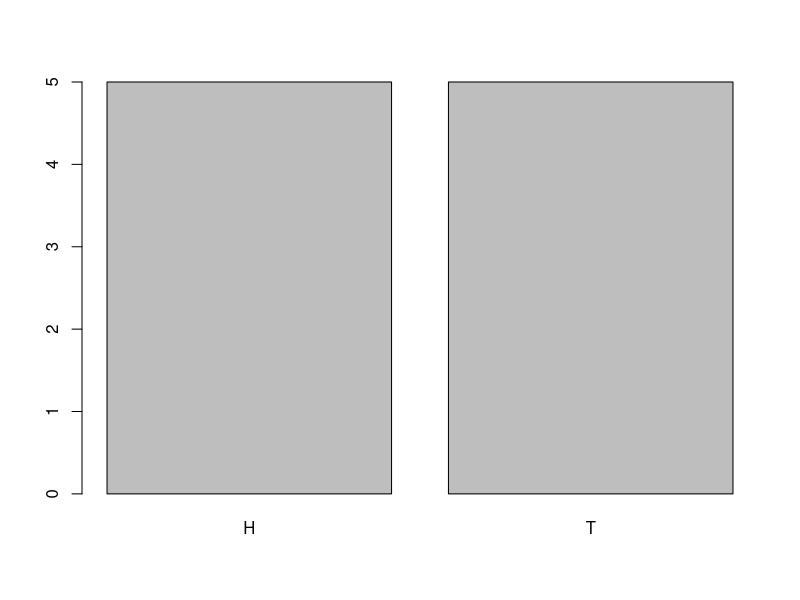
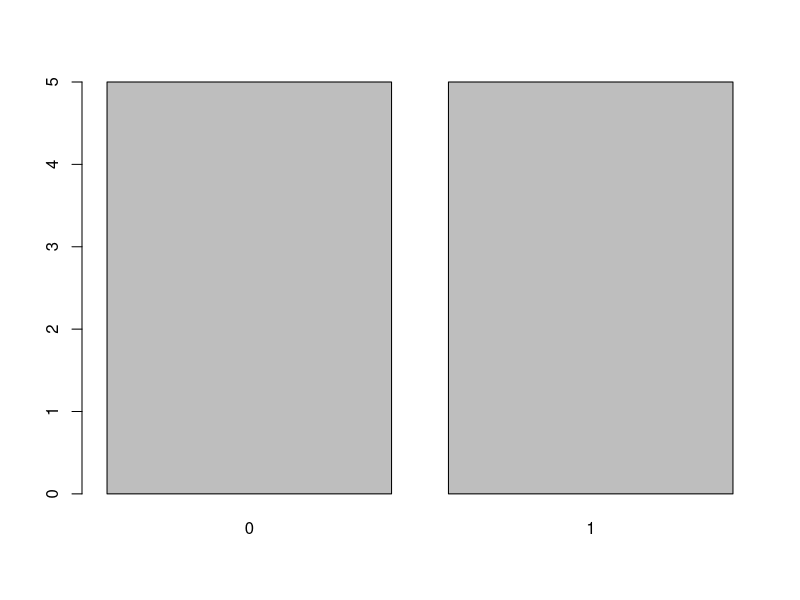
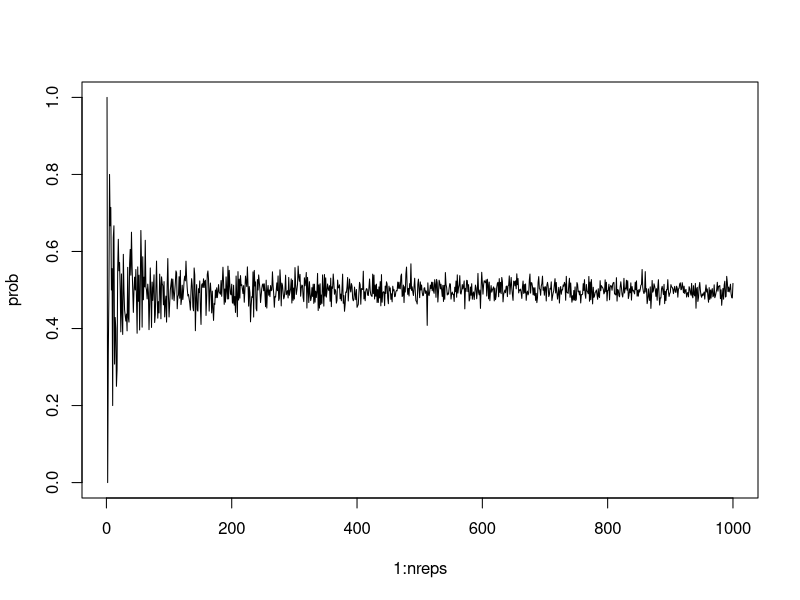
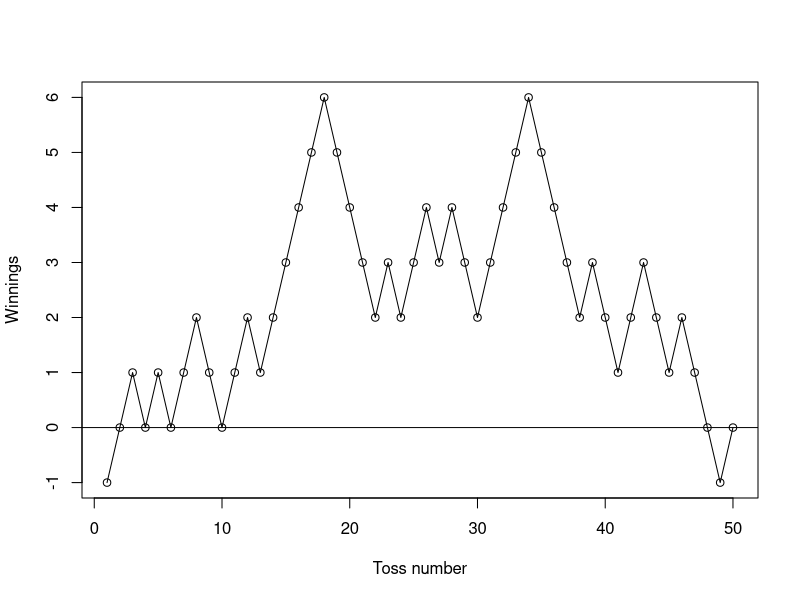

Here is the R script that generated these plots, in order:
## ---- chunk 1
knitr::opts_chunk$set(echo = TRUE)
## ---- chunk 2
bfcolor <- function(x, color) {
  if (knitr::is_latex_output()) {
    sprintf("\\textcolor{%s}{\\textbf{%s}}", color, x)
  } else if (knitr::is_html_output()) {
    sprintf("<span style='color: %s;'><b>%s</b></span>", color, x)
  } else x
}
## ---- chunk 3
coin <- sample(c("H", "T"), 1)
coin
## ---- chunk 4
coin2 <- sample(c("1", "0"), 1)
coin2
## ---- chunk 5
(x <- sample(c("H", "T"), 10, replace = TRUE)) #10 coin tosses
## ---- chunk 6
(x2 <- sample(c(1, 0), 10, replace = TRUE)) #10 coin tosses
## ---- chunk 7
table(x) # How many H vs T
## ---- chunk 8
table(x2) # How many H vs T
## ---- chunk 9
x
x2
## ---- chunk 10
(x == "H")
(x2 == 1)

## ---- chunk 11
sum((x == "H")) # How many H
sum(x2)
## ---- chunk 12
barplot(table(x)) # visualize # of heads
## ---- chunk 13
barplot(table(x2)) # visualize # of heads
## ---- chunk 14
x<-sample( c("H", "T"), 100, replace = TRUE)
table(x)/100 #Estimated probabilities
## ---- chunk 15
x<-sample( c("H", "T"), 1000, replace = TRUE)
table(x)/1000 # long-run average
## ---- chunk 16
nreps <- 1000
prob <- rep(0,nreps)
for(i in 1:nreps){
  coin <- sample(c(1, 0),replace = TRUE, i)
  prob[i] <- sum(coin)/i
}
prob[1:10]
prob[990:1000]
plot(1:nreps, prob, type='l')
## ---- chunk 17
x <- sample(c("H", "T") , 50, replace = TRUE )
## ---- chunk 18
x <- sample(c(1, -1) , 50, replace = TRUE )
x
## ---- chunk 19
x[1] # winning after 1st toss
x[1]+x[2]
x[1]+x[2]+x[3]
## ---- chunk 20
sum <- rep(0,50)
sum[1] <- x[1] #the winnings after the first toss
for (i in 2 :50) {
  sum[i] <- sum[i-1] + x[i] #the winnings at toss i
}
## ---- chunk 21
sum
## ---- chunk 22
cumsum(x)
## ---- chunk 23
plot(1:50, sum, type = "o", 
     xlab = "Toss number", ylab = "Winnings")
abline( 0 , 0 )
## ---- chunk 24
sum[50]
sum(x)
cumsum(x)[50]
